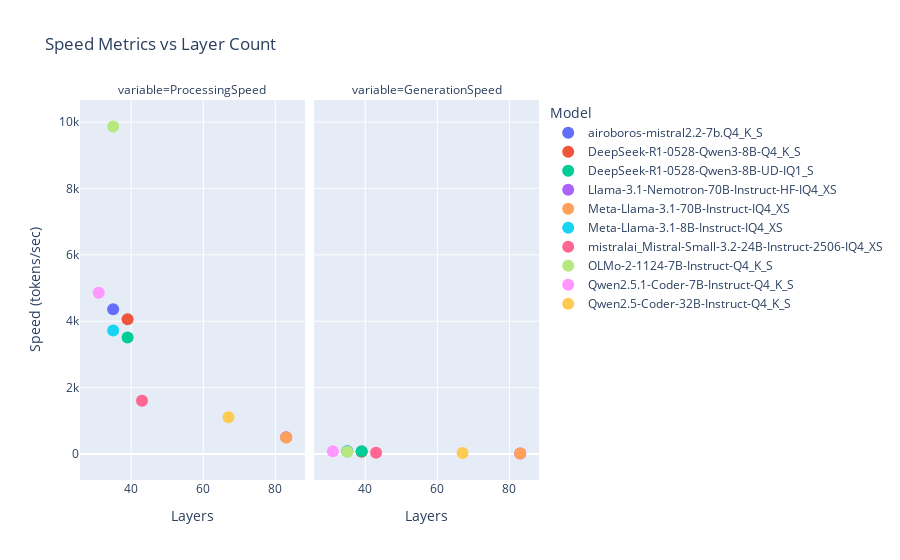

Write notebook code for a chart like this one.
### Code cell
fig = px.scatter(df_merged, 
                 x="Layers", 
                 y=["ProcessingSpeed", "GenerationSpeed"],
                 facet_col="variable",
                 color="Model",
                 hover_name="Model",
                 title="Speed Metrics vs Layer Count",
                 labels={"value": "Speed (tokens/sec)"})
fig.update_traces(marker=dict(size=12))
fig.show()

### Figure 1 — Plotly figure (JSON) as saved in the notebook; plotly's stock layout.template omitted (floating-point values rounded to 4 significant figures)
{"data": [{"hovertemplate": "<b>%{hovertext}</b><br><br>Model=airoboros-mistral2.2-7b.Q4_K_S<br>variable=ProcessingSpeed<br>Layers=%{x}<br>Speed (tokens/sec)=%{y}<extra></extra>", "hovertext": ["airoboros-mistral2.2-7b.Q4_K_S"], "legendgroup": "airoboros-mistral2.2-7b.Q4_K_S", "marker": {"color": "#636efa", "size": 12, "symbol": "circle"}, "mode": "markers", "name": "airoboros-mistral2.2-7b.Q4_K_S", "orientation": "v", "showlegend": true, "type": "scatter", "x": [35], "xaxis": "x", "y": [4362.0], "yaxis": "y"}, {"hovertemplate": "<b>%{hovertext}</b><br><br>Model=airoboros-mistral2.2-7b.Q4_K_S<br>variable=GenerationSpeed<br>Layers=%{x}<br>Speed (tokens/sec)=%{y}<extra></extra>", "hovertext": ["airoboros-mistral2.2-7b.Q4_K_S"], "legendgroup": "airoboros-mistral2.2-7b.Q4_K_S", "marker": {"color": "#636efa", "size": 12, "symbol": "circle"}, "mode": "markers", "name": "airoboros-mistral2.2-7b.Q4_K_S", "orientation": "v", "showlegend": false, "type": "scatter", "x": [35], "xaxis": "x2", "y": [80.13], "yaxis": "y2"}, {"hovertemplate": "<b>%{hovertext}</b><br><br>Model=DeepSeek-R1-0528-Qwen3-8B-Q4_K_S<br>variable=ProcessingSpeed<br>Layers=%{x}<br>Speed (tokens/sec)=%{y}<extra></extra>", "hovertext": ["DeepSeek-R1-0528-Qwen3-8B-Q4_K_S"], "legendgroup": "DeepSeek-R1-0528-Qwen3-8B-Q4_K_S", "marker": {"color": "#EF553B", "size": 12, "symbol": "circle"}, "mode": "markers", "name": "DeepSeek-R1-0528-Qwen3-8B-Q4_K_S", "orientation": "v", "showlegend": true, "type": "scatter", "x": [39], "xaxis": "x", "y": [4057.0], "yaxis": "y"}, {"hovertemplate": "<b>%{hovertext}</b><br><br>Model=DeepSeek-R1-0528-Qwen3-8B-Q4_K_S<br>variable=GenerationSpeed<br>Layers=%{x}<br>Speed (tokens/sec)=%{y}<extra></extra>", "hovertext": ["DeepSeek-R1-0528-Qwen3-8B-Q4_K_S"], "legendgroup": "DeepSeek-R1-0528-Qwen3-8B-Q4_K_S", "marker": {"color": "#EF553B", "size": 12, "symbol": "circle"}, "mode": "markers", "name": "DeepSeek-R1-0528-Qwen3-8B-Q4_K_S", "orientation": "v", "showlegend": false, "type": "scatter", "x": [39], "xaxis": "x2", "y": [65.4], "yaxis": "y2"}, {"hovertemplate": "<b>%{hovertext}</b><br><br>Model=DeepSeek-R1-0528-Qwen3-8B-UD-IQ1_S<br>variable=ProcessingSpeed<br>Layers=%{x}<br>Speed (tokens/sec)=%{y}<extra></extra>", "hovertext": ["DeepSeek-R1-0528-Qwen3-8B-UD-IQ1_S"], "legendgroup": "DeepSeek-R1-0528-Qwen3-8B-UD-IQ1_S", "marker": {"color": "#00cc96", "size": 12, "symbol": "circle"}, "mode": "markers", "name": "DeepSeek-R1-0528-Qwen3-8B-UD-IQ1_S", "orientation": "v", "showlegend": true, "type": "scatter", "x": [39], "xaxis": "x", "y": [3511.0], "yaxis": "y"}, {"hovertemplate": "<b>%{hovertext}</b><br><br>Model=DeepSeek-R1-0528-Qwen3-8B-UD-IQ1_S<br>variable=GenerationSpeed<br>Layers=%{x}<br>Speed (tokens/sec)=%{y}<extra></extra>", "hovertext": ["DeepSeek-R1-0528-Qwen3-8B-UD-IQ1_S"], "legendgroup": "DeepSeek-R1-0528-Qwen3-8B-UD-IQ1_S", "marker": {"color": "#00cc96", "size": 12, "symbol": "circle"}, "mode": "markers", "name": "DeepSeek-R1-0528-Qwen3-8B-UD-IQ1_S", "orientation": "v", "showlegend": false, "type": "scatter", "x": [39], "xaxis": "x2", "y": [82.24], "yaxis": "y2"}, {"hovertemplate": "<b>%{hovertext}</b><br><br>Model=Llama-3.1-Nemotron-70B-Instruct-HF-IQ4_XS<br>variable=ProcessingSpeed<br>Layers=%{x}<br>Speed (tokens/sec)=%{y}<extra></extra>", "hovertext": ["Llama-3.1-Nemotron-70B-Instruct-HF-IQ4_XS"], "legendgroup": "Llama-3.1-Nemotron-70B-Instruct-HF-IQ4_XS", "marker": {"color": "#ab63fa", "size": 12, "symbol": "circle"}, "mode": "markers", "name": "Llama-3.1-Nemotron-70B-Instruct-HF-IQ4_XS", "orientation": "v", "showlegend": true, "type": "scatter", "x": [83], "xaxis": "x", "y": [500.4], "yaxis": "y"}, {"hovertemplate": "<b>%{hovertext}</b><br><br>Model=Llama-3.1-Nemotron-70B-Instruct-HF-IQ4_XS<br>variable=GenerationSpeed<br>Layers=%{x}<br>Speed (tokens/sec)=%{y}<extra></extra>", "hovertext": ["Llama-3.1-Nemotron-70B-Instruct-HF-IQ4_XS"], "legendgroup": "Llama-3.1-Nemotron-70B-Instruct-HF-IQ4_XS", "marker": {"color": "#ab63fa", "size": 12, "symbol": "circle"}, "mode": "markers", "name": "Llama-3.1-Nemotron-70B-Instruct-HF-IQ4_XS", "orientation": "v", "showlegend": false, "type": "scatter", "x": [83], "xaxis": "x2", "y": [13.63], "yaxis": "y2"}, {"hovertemplate": "<b>%{hovertext}</b><br><br>Model=Meta-Llama-3.1-70B-Instruct-IQ4_XS<br>variable=ProcessingSpeed<br>Layers=%{x}<br>Speed (tokens/sec)=%{y}<extra></extra>", "hovertext": ["Meta-Llama-3.1-70B-Instruct-IQ4_XS"], "legendgroup": "Meta-Llama-3.1-70B-Instruct-IQ4_XS", "marker": {"color": "#FFA15A", "size": 12, "symbol": "circle"}, "mode": "markers", "name": "Meta-Llama-3.1-70B-Instruct-IQ4_XS", "orientation": "v", "showlegend": true, "type": "scatter", "x": [83], "xaxis": "x", "y": [497.1], "yaxis": "y"}, {"hovertemplate": "<b>%{hovertext}</b><br><br>Model=Meta-Llama-3.1-70B-Instruct-IQ4_XS<br>variable=GenerationSpeed<br>Layers=%{x}<br>Speed (tokens/sec)=%{y}<extra></extra>", "hovertext": ["Meta-Llama-3.1-70B-Instruct-IQ4_XS"], "legendgroup": "Meta-Llama-3.1-70B-Instruct-IQ4_XS", "marker": {"color": "#FFA15A", "size": 12, "symbol": "circle"}, "mode": "markers", "name": "Meta-Llama-3.1-70B-Instruct-IQ4_XS", "orientation": "v", "showlegend": false, "type": "scatter", "x": [83], "xaxis": "x2", "y": [13.62], "yaxis": "y2"}, {"hovertemplate": "<b>%{hovertext}</b><br><br>Model=Meta-Llama-3.1-8B-Instruct-IQ4_XS<br>variable=ProcessingSpeed<br>Layers=%{x}<br>Speed (tokens/sec)=%{y}<extra></extra>", "hovertext": ["Meta-Llama-3.1-8B-Instruct-IQ4_XS"], "legendgroup": "Meta-Llama-3.1-8B-Instruct-IQ4_XS", "marker": {"color": "#19d3f3", "size": 12, "symbol": "circle"}, "mode": "markers", "name": "Meta-Llama-3.1-8B-Instruct-IQ4_XS", "orientation": "v", "showlegend": true, "type": "scatter", "x": [35], "xaxis": "x", "y": [3717.0], "yaxis": "y"}, {"hovertemplate": "<b>%{hovertext}</b><br><br>Model=Meta-Llama-3.1-8B-Instruct-IQ4_XS<br>variable=GenerationSpeed<br>Layers=%{x}<br>Speed (tokens/sec)=%{y}<extra></extra>", "hovertext": ["Meta-Llama-3.1-8B-Instruct-IQ4_XS"], "legendgroup": "Meta-Llama-3.1-8B-Instruct-IQ4_XS", "marker": {"color": "#19d3f3", "size": 12, "symbol": "circle"}, "mode": "markers", "name": "Meta-Llama-3.1-8B-Instruct-IQ4_XS", "orientation": "v", "showlegend": false, "type": "scatter", "x": [35], "xaxis": "x2", "y": [77.76], "yaxis": "y2"}, {"hovertemplate": "<b>%{hovertext}</b><br><br>Model=mistralai_Mistral-Small-3.2-24B-Instruct-2506-IQ4_XS<br>variable=ProcessingSpeed<br>Layers=%{x}<br>Speed (tokens/sec)=%{y}<extra></extra>", "hovertext": ["mistralai_Mistral-Small-3.2-24B-Instruct-2506-IQ4_XS"], "legendgroup": "mistralai_Mistral-Small-3.2-24B-Instruct-2506-IQ4_XS", "marker": {"color": "#FF6692", "size": 12, "symbol": "circle"}, "mode": "markers", "name": "mistralai_Mistral-Small-3.2-24B-Instruct-2506-IQ4_XS", "orientation": "v", "showlegend": true, "type": "scatter", "x": [43], "xaxis": "x", "y": [1600.0], "yaxis": "y"}, {"hovertemplate": "<b>%{hovertext}</b><br><br>Model=mistralai_Mistral-Small-3.2-24B-Instruct-2506-IQ4_XS<br>variable=GenerationSpeed<br>Layers=%{x}<br>Speed (tokens/sec)=%{y}<extra></extra>", "hovertext": ["mistralai_Mistral-Small-3.2-24B-Instruct-2506-IQ4_XS"], "legendgroup": "mistralai_Mistral-Small-3.2-24B-Instruct-2506-IQ4_XS", "marker": {"color": "#FF6692", "size": 12, "symbol": "circle"}, "mode": "markers", "name": "mistralai_Mistral-Small-3.2-24B-Instruct-2506-IQ4_XS", "orientation": "v", "showlegend": false, "type": "scatter", "x": [43], "xaxis": "x2", "y": [36.95], "yaxis": "y2"}, {"hovertemplate": "<b>%{hovertext}</b><br><br>Model=OLMo-2-1124-7B-Instruct-Q4_K_S<br>variable=ProcessingSpeed<br>Layers=%{x}<br>Speed (tokens/sec)=%{y}<extra></extra>", "hovertext": ["OLMo-2-1124-7B-Instruct-Q4_K_S"], "legendgroup": "OLMo-2-1124-7B-Instruct-Q4_K_S", "marker": {"color": "#B6E880", "size": 12, "symbol": "circle"}, "mode": "markers", "name": "OLMo-2-1124-7B-Instruct-Q4_K_S", "orientation": "v", "showlegend": true, "type": "scatter", "x": [35], "xaxis": "x", "y": [9867.0], "yaxis": "y"}, {"hovertemplate": "<b>%{hovertext}</b><br><br>Model=OLMo-2-1124-7B-Instruct-Q4_K_S<br>variable=GenerationSpeed<br>Layers=%{x}<br>Speed (tokens/sec)=%{y}<extra></extra>", "hovertext": ["OLMo-2-1124-7B-Instruct-Q4_K_S"], "legendgroup": "OLMo-2-1124-7B-Instruct-Q4_K_S", "marker": {"color": "#B6E880", "size": 12, "symbol": "circle"}, "mode": "markers", "name": "OLMo-2-1124-7B-Instruct-Q4_K_S", "orientation": "v", "showlegend": false, "type": "scatter", "x": [35], "xaxis": "x2", "y": [66.09], "yaxis": "y2"}, {"hovertemplate": "<b>%{hovertext}</b><br><br>Model=Qwen2.5.1-Coder-7B-Instruct-Q4_K_S<br>variable=ProcessingSpeed<br>Layers=%{x}<br>Speed (tokens/sec)=%{y}<extra></extra>", "hovertext": ["Qwen2.5.1-Coder-7B-Instruct-Q4_K_S"], "legendgroup": "Qwen2.5.1-Coder-7B-Instruct-Q4_K_S", "marker": {"color": "#FF97FF", "size": 12, "symbol": "circle"}, "mode": "markers", "name": "Qwen2.5.1-Coder-7B-Instruct-Q4_K_S", "orientation": "v", "showlegend": true, "type": "scatter", "x": [31], "xaxis": "x", "y": [4855.0], "yaxis": "y"}, {"hovertemplate": "<b>%{hovertext}</b><br><br>Model=Qwen2.5.1-Coder-7B-Instruct-Q4_K_S<br>variable=GenerationSpeed<br>Layers=%{x}<br>Speed (tokens/sec)=%{y}<extra></extra>", "hovertext": ["Qwen2.5.1-Coder-7B-Instruct-Q4_K_S"], "legendgroup": "Qwen2.5.1-Coder-7B-Instruct-Q4_K_S", "marker": {"color": "#FF97FF", "size": 12, "symbol": "circle"}, "mode": "markers", "name": "Qwen2.5.1-Coder-7B-Instruct-Q4_K_S", "orientation": "v", "showlegend": false, "type": "scatter", "x": [31], "xaxis": "x2", "y": [77.7], "yaxis": "y2"}, {"hovertemplate": "<b>%{hovertext}</b><br><br>Model=Qwen2.5-Coder-32B-Instruct-Q4_K_S<br>variable=ProcessingSpeed<br>Layers=%{x}<br>Speed (tokens/sec)=%{y}<extra></extra>", "hovertext": ["Qwen2.5-Coder-32B-Instruct-Q4_K_S"], "legendgroup": "Qwen2.5-Coder-32B-Instruct-Q4_K_S", "marker": {"color": "#FECB52", "size": 12, "symbol": "circle"}, "mode": "markers", "name": "Qwen2.5-Coder-32B-Instruct-Q4_K_S", "orientation": "v", "showlegend": true, "type": "scatter", "x": [67], "xaxis": "x", "y": [1106.0], "yaxis": "y"}, {"hovertemplate": "<b>%{hovertext}</b><br><br>Model=Qwen2.5-Coder-32B-Instruct-Q4_K_S<br>variable=GenerationSpeed<br>Layers=%{x}<br>Speed (tokens/sec)=%{y}<extra></extra>", "hovertext": ["Qwen2.5-Coder-32B-Instruct-Q4_K_S"], "legendgroup": "Qwen2.5-Coder-32B-Instruct-Q4_K_S", "marker": {"color": "#FECB52", "size": 12, "symbol": "circle"}, "mode": "markers", "name": "Qwen2.5-Coder-32B-Instruct-Q4_K_S", "orientation": "v", "showlegend": false, "type": "scatter", "x": [67], "xaxis": "x2", "y": [25.31], "yaxis": "y2"}], "layout": {"annotations": [{"font": {}, "showarrow": false, "text": "variable=ProcessingSpeed", "x": 0.245, "xanchor": "center", "xref": "paper", "y": 1, "yanchor": "bottom", "yref": "paper"}, {"font": {}, "showarrow": false, "text": "variable=GenerationSpeed", "x": 0.755, "xanchor": "center", "xref": "paper", "y": 1, "yanchor": "bottom", "yref": "paper"}], "legend": {"title": {"text": "Model"}, "tracegroupgap": 0}, "title": {"text": "Speed Metrics vs Layer Count"}, "xaxis": {"anchor": "y", "domain": [0, 0.49], "title": {"text": "Layers"}}, "xaxis2": {"anchor": "y2", "domain": [0.51, 1], "matches": "x", "title": {"text": "Layers"}}, "yaxis": {"anchor": "x", "domain": [0, 1], "title": {"text": "Speed (tokens/sec)"}}, "yaxis2": {"anchor": "x2", "domain": [0, 1], "matches": "y", "showticklabels": false}}}
